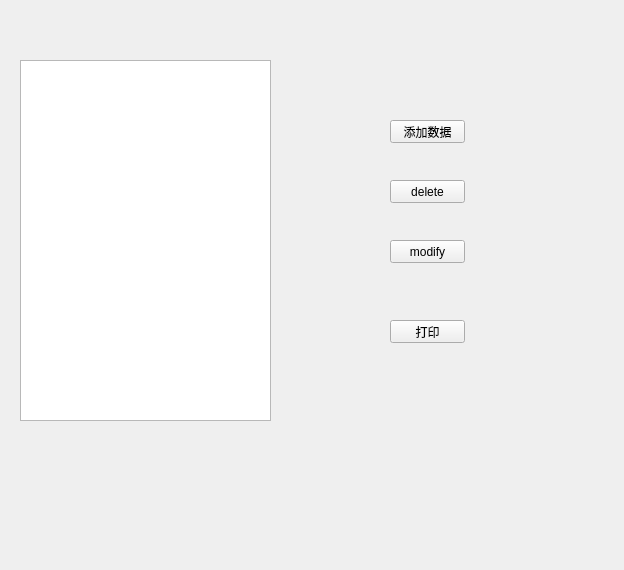
<?xml version="1.0" encoding="UTF-8"?>
<ui version="4.0">
 <class>Widget</class>
 <widget class="QWidget" name="Widget">
  <property name="geometry">
   <rect>
    <x>0</x>
    <y>0</y>
    <width>624</width>
    <height>570</height>
   </rect>
  </property>
  <property name="windowTitle">
   <string>Widget</string>
  </property>
  <property name="styleSheet">
   <string notr="true">

Widget{
background-color: white;
}

</string>
  </property>
  <widget class="QPushButton" name="pBtn_add">
   <property name="geometry">
    <rect>
     <x>390</x>
     <y>120</y>
     <width>75</width>
     <height>23</height>
    </rect>
   </property>
   <property name="text">
    <string>添加数据</string>
   </property>
  </widget>
  <widget class="QPushButton" name="pBtn_delete">
   <property name="geometry">
    <rect>
     <x>390</x>
     <y>180</y>
     <width>75</width>
     <height>23</height>
    </rect>
   </property>
   <property name="text">
    <string>delete</string>
   </property>
  </widget>
  <widget class="QPushButton" name="pBtn_modify">
   <property name="geometry">
    <rect>
     <x>390</x>
     <y>240</y>
     <width>75</width>
     <height>23</height>
    </rect>
   </property>
   <property name="text">
    <string>modify</string>
   </property>
  </widget>
  <widget class="QPushButton" name="pBtn_log">
   <property name="geometry">
    <rect>
     <x>390</x>
     <y>320</y>
     <width>75</width>
     <height>23</height>
    </rect>
   </property>
   <property name="text">
    <string>打印</string>
   </property>
  </widget>
  <widget class="HBTreeView" name="treeView">
   <property name="geometry">
    <rect>
     <x>20</x>
     <y>60</y>
     <width>251</width>
     <height>361</height>
    </rect>
   </property>
   <property name="styleSheet">
    <string notr="true"/>
   </property>
  </widget>
 </widget>
 <layoutdefault spacing="6" margin="11"/>
 <customwidgets>
  <customwidget>
   <class>HBTreeView</class>
   <extends>QTreeView</extends>
   <header location="global">C:\Users\zhangting\Desktop\HBApp_Pro\UI\TreeView\hbtreeview.h</header>
  </customwidget>
 </customwidgets>
 <resources/>
 <connections/>
</ui>
